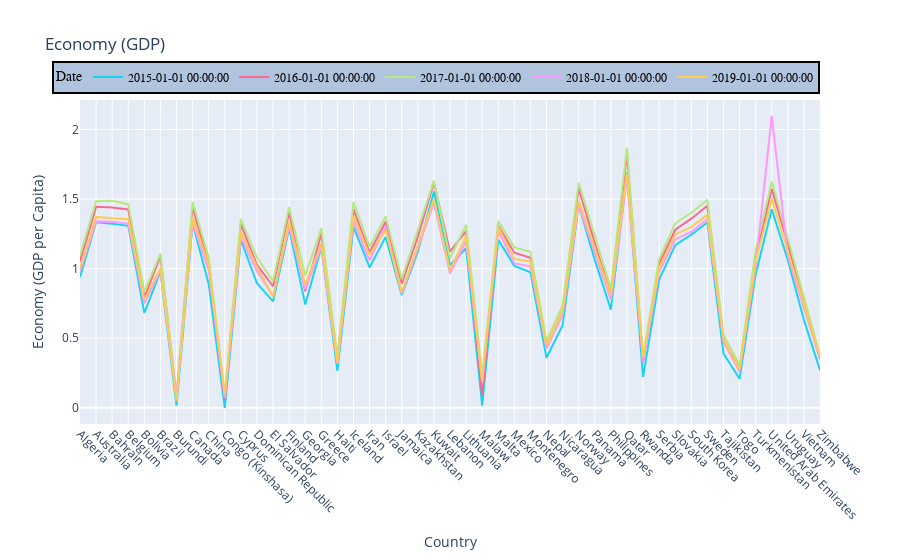

The notebook cell saved with this chart:
### Markdown cell above
This chart shows the ranking based on level of happiness for various countries. Let's take a closer look at some of the countries with interesting indicators. We can see that in Syria, the level of happiness dropped dramatically since 2016. Perhaps this is caused by the civil war. Russian military intervention in the Syrian Civil War began in September 2015, after an official request by the Syrian government for military aid against rebel groups.
Another interesting case is Venezuela. In 2016, inflation in this country reached 800%, the reason is probably again the civil war. Accordingly, the level of happiness in the society has been decreasing every year since 2015

### Code cell
fig = px.line(df_all.iloc[2::3,:], 
        title='Economy (GDP)',
        x='Country', 
        y='Economy (GDP per Capita)',
        color='Date')
fig.update_xaxes(tickangle=45)
fig.update_layout(
    legend=dict(
        orientation="h",
        yanchor="bottom",
        xanchor="right",
        y = 1.02,
        x = 1,
        title_font_family="Times New Roman",
        font=dict(
            family="Courier",
            size=12,
            color="black"
        ),
        bgcolor="LightSteelBlue",
        bordercolor="Black",
        borderwidth=2
    )
)

### Figure 1 — Plotly figure (JSON) as saved in the notebook; plotly's stock layout.template omitted (floating-point values rounded to 4 significant figures)
{"data": [{"hovertemplate": "Date=2015-01-01 00:00:00<br>Country=%{x}<br>Economy (GDP per Capita)=%{y}<extra></extra>", "legendgroup": "2015-01-01 00:00:00", "line": {"color": "#19d3f3", "dash": "solid"}, "mode": "lines", "name": "2015-01-01 00:00:00", "orientation": "v", "showlegend": true, "type": "scatter", "x": ["Algeria", "Australia", "Bahrain", "Belgium", "Bolivia", "Brazil", "Burundi", "Canada", "China", "Congo (Kinshasa)", "Cyprus", "Dominican Republic", "El Salvador", "Finland", "Georgia", "Greece", "Haiti", "Iceland", "Iran", "Israel", "Jamaica", "Kazakhstan", "Kuwait", "Lebanon", "Lithuania", "Malawi", "Malta", "Mexico", "Montenegro", "Nepal", "Nicaragua", "Norway", "Panama", "Philippines", "Qatar", "Rwanda", "Serbia", "Slovakia", "South Korea", "Sweden", "Tajikistan", "Togo", "Turkmenistan", "United Arab Emirates", "Uruguay", "Vietnam", "Zimbabwe"], "xaxis": "x", "y": [0.9393, 1.334, 1.324, 1.308, 0.6813, 0.9812, 0.0153, 1.326, 0.8901, 0, 1.208, 0.8954, 0.7645, 1.29, 0.7419, 1.154, 0.2667, 1.302, 1.009, 1.229, 0.8104, 1.123, 1.554, 1.026, 1.147, 0.01604, 1.207, 1.021, 0.9744, 0.36, 0.5933, 1.459, 1.064, 0.7053, 1.69, 0.2221, 0.9205, 1.169, 1.245, 1.332, 0.3905, 0.2087, 0.9585, 1.427, 1.062, 0.6322, 0.271], "yaxis": "y"}, {"hovertemplate": "Date=2016-01-01 00:00:00<br>Country=%{x}<br>Economy (GDP per Capita)=%{y}<extra></extra>", "legendgroup": "2016-01-01 00:00:00", "line": {"color": "#FF6692", "dash": "solid"}, "mode": "lines", "name": "2016-01-01 00:00:00", "orientation": "v", "showlegend": true, "type": "scatter", "x": ["Algeria", "Australia", "Bahrain", "Belgium", "Bolivia", "Brazil", "Burundi", "Canada", "China", "Congo (Kinshasa)", "Cyprus", "Dominican Republic", "El Salvador", "Finland", "Georgia", "Greece", "Haiti", "Iceland", "Iran", "Israel", "Jamaica", "Kazakhstan", "Kuwait", "Lebanon", "Lithuania", "Malawi", "Malta", "Mexico", "Montenegro", "Nepal", "Nicaragua", "Norway", "Panama", "Philippines", "Qatar", "Rwanda", "Serbia", "Slovakia", "South Korea", "Sweden", "Tajikistan", "Togo", "Turkmenistan", "United Arab Emirates", "Uruguay", "Vietnam", "Zimbabwe"], "xaxis": "x", "y": [1.053, 1.444, 1.44, 1.425, 0.7942, 1.088, 0.06831, 1.44, 1.028, 0.05661, 1.319, 1.028, 0.8737, 1.406, 0.8379, 1.249, 0.341, 1.427, 1.118, 1.338, 0.8933, 1.229, 1.617, 1.123, 1.269, 0.08709, 1.308, 1.115, 1.078, 0.4463, 0.6938, 1.577, 1.183, 0.8122, 1.824, 0.3285, 1.034, 1.28, 1.359, 1.452, 0.4884, 0.2812, 1.08, 1.574, 1.182, 0.7404, 0.3504], "yaxis": "y"}, {"hovertemplate": "Date=2017-01-01 00:00:00<br>Country=%{x}<br>Economy (GDP per Capita)=%{y}<extra></extra>", "legendgroup": "2017-01-01 00:00:00", "line": {"color": "#B6E880", "dash": "solid"}, "mode": "lines", "name": "2017-01-01 00:00:00", "orientation": "v", "showlegend": true, "type": "scatter", "x": ["Algeria", "Australia", "Bahrain", "Belgium", "Bolivia", "Brazil", "Burundi", "Canada", "China", "Congo (Kinshasa)", "Cyprus", "Dominican Republic", "El Salvador", "Finland", "Georgia", "Greece", "Haiti", "Iceland", "Iran", "Israel", "Jamaica", "Kazakhstan", "Kuwait", "Lebanon", "Lithuania", "Malawi", "Malta", "Mexico", "Montenegro", "Nepal", "Nicaragua", "Norway", "Panama", "Philippines", "Qatar", "Rwanda", "Serbia", "Slovakia", "South Korea", "Sweden", "Tajikistan", "Togo", "Turkmenistan", "United Arab Emirates", "Uruguay", "Vietnam", "Zimbabwe"], "xaxis": "x", "y": [1.092, 1.484, 1.488, 1.464, 0.8338, 1.107, 0.09162, 1.479, 1.081, 0.0921, 1.356, 1.079, 0.9098, 1.444, 0.9506, 1.289, 0.3686, 1.481, 1.157, 1.375, 0.9256, 1.285, 1.633, 1.075, 1.315, 0.2334, 1.343, 1.153, 1.121, 0.4798, 0.7373, 1.616, 1.234, 0.8577, 1.871, 0.3687, 1.069, 1.325, 1.402, 1.494, 0.5247, 0.3054, 1.131, 1.626, 1.218, 0.7885, 0.3758], "yaxis": "y"}, {"hovertemplate": "Date=2018-01-01 00:00:00<br>Country=%{x}<br>Economy (GDP per Capita)=%{y}<extra></extra>", "legendgroup": "2018-01-01 00:00:00", "line": {"color": "#FF97FF", "dash": "solid"}, "mode": "lines", "name": "2018-01-01 00:00:00", "orientation": "v", "showlegend": true, "type": "scatter", "x": ["Algeria", "Australia", "Bahrain", "Belgium", "Bolivia", "Brazil", "Burundi", "Canada", "China", "Congo (Kinshasa)", "Cyprus", "Dominican Republic", "El Salvador", "Finland", "Georgia", "Greece", "Haiti", "Iceland", "Iran", "Israel", "Jamaica", "Kazakhstan", "Kuwait", "Lebanon", "Lithuania", "Malawi", "Malta", "Mexico", "Montenegro", "Nepal", "Nicaragua", "Norway", "Panama", "Philippines", "Qatar", "Rwanda", "Serbia", "Slovakia", "South Korea", "Sweden", "Tajikistan", "Togo", "Turkmenistan", "United Arab Emirates", "Uruguay", "Vietnam", "Zimbabwe"], "xaxis": "x", "y": [0.979, 1.34, 1.338, 1.324, 0.751, 0.986, 0.091, 1.33, 0.989, 0.069, 1.229, 0.982, 0.806, 1.305, 0.853, 1.154, 0.315, 1.343, 1.059, 1.301, 0.819, 1.143, 1.474, 0.965, 1.197, 0.186, 1.27, 1.038, 1.017, 0.425, 0.668, 1.456, 1.112, 0.775, 1.649, 0.332, 0.975, 1.21, 1.266, 1.355, 0.474, 0.259, 1.016, 2.096, 1.093, 0.715, 0.357], "yaxis": "y"}, {"hovertemplate": "Date=2019-01-01 00:00:00<br>Country=%{x}<br>Economy (GDP per Capita)=%{y}<extra></extra>", "legendgroup": "2019-01-01 00:00:00", "line": {"color": "#FECB52", "dash": "solid"}, "mode": "lines", "name": "2019-01-01 00:00:00", "orientation": "v", "showlegend": true, "type": "scatter", "x": ["Algeria", "Australia", "Bahrain", "Belgium", "Bolivia", "Brazil", "Burundi", "Canada", "China", "Congo (Kinshasa)", "Cyprus", "Dominican Republic", "El Salvador", "Finland", "Georgia", "Greece", "Haiti", "Iceland", "Iran", "Israel", "Jamaica", "Kazakhstan", "Kuwait", "Lebanon", "Lithuania", "Malawi", "Malta", "Mexico", "Montenegro", "Nepal", "Nicaragua", "Norway", "Panama", "Philippines", "Qatar", "Rwanda", "Serbia", "Slovakia", "South Korea", "Sweden", "Tajikistan", "Togo", "Turkmenistan", "United Arab Emirates", "Uruguay", "Vietnam", "Zimbabwe"], "xaxis": "x", "y": [1.002, 1.372, 1.362, 1.356, 0.776, 1.004, 0.046, 1.365, 1.029, 0.094, 1.263, 1.015, 0.794, 1.34, 0.886, 1.181, 0.323, 1.38, 1.1, 1.276, 0.831, 1.173, 1.5, 0.987, 1.238, 0.191, 1.3, 1.07, 1.051, 0.446, 0.694, 1.488, 1.149, 0.807, 1.684, 0.359, 1.004, 1.246, 1.301, 1.387, 0.493, 0.275, 1.052, 1.503, 1.124, 0.741, 0.366], "yaxis": "y"}], "layout": {"legend": {"bgcolor": "LightSteelBlue", "bordercolor": "Black", "borderwidth": 2, "font": {"color": "black", "family": "Courier", "size": 12}, "orientation": "h", "title": {"font": {"family": "Times New Roman"}, "text": "Date"}, "tracegroupgap": 0, "x": 1, "xanchor": "right", "y": 1.02, "yanchor": "bottom"}, "title": {"text": "Economy (GDP)"}, "xaxis": {"anchor": "y", "domain": [0, 1], "tickangle": 45, "title": {"text": "Country"}}, "yaxis": {"anchor": "x", "domain": [0, 1], "title": {"text": "Economy (GDP per Capita)"}}}}
